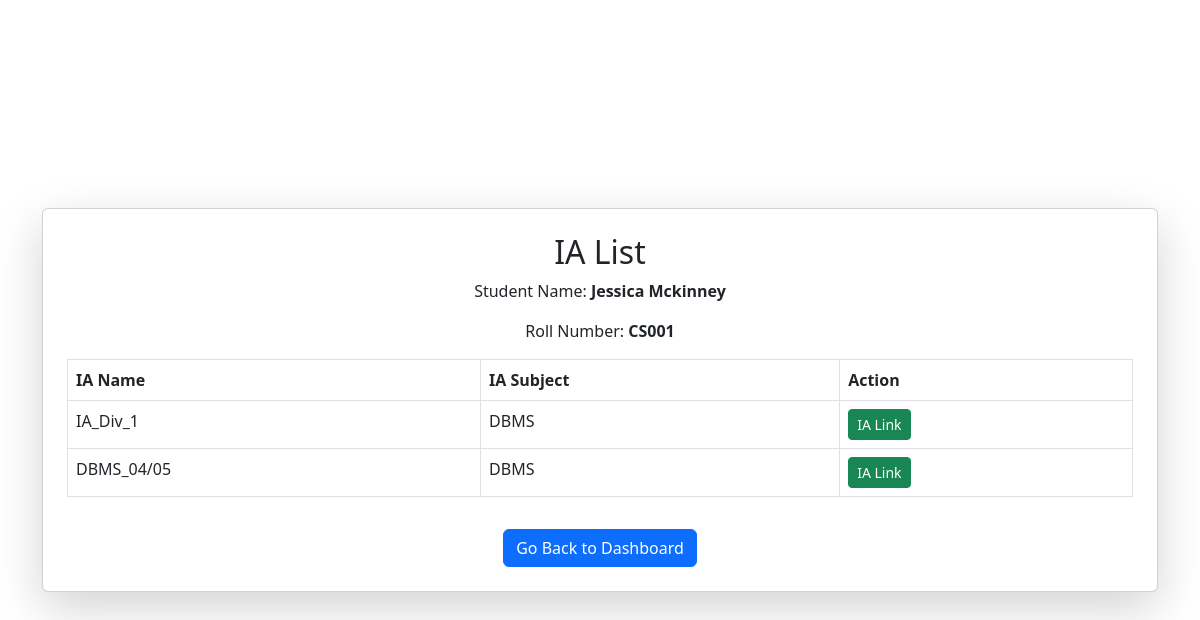
The page /available_IA/3 (signed in) on the database its author committed.
### tables this page shows
CREATE TABLE Student (
                    id INTEGER PRIMARY KEY AUTOINCREMENT,
                    name TEXT NOT NULL,
                    email TEXT UNIQUE NOT NULL,
                    password TEXT NOT NULL,
                    roll_number TEXT UNIQUE NOT NULL,
                    class_id INTEGER,
                    user_id INTEGER,
                    FOREIGN KEY (class_id) REFERENCES Class(id)
                    FOREIGN KEY (user_id) REFERENCES users(id)
                   );

CREATE TABLE "Tests"(
    test_id text primary key,
    teacher_id INTEGER,
    class_id INTEGER, 
    subject text not null,
    test_name text not null,
    ia_date date not null, 
    FOREIGN KEY (teacher_id) REFERENCES Teacher(user_id),
    FOREIGN KEY (class_id) REFERENCES Class(id));

### app.py (the view)
@app.route("/available_IA/<int:student_id>", methods=["GET", "POST"])
@student_required
def available_IA(student_id):
    conn = sqlite3.connect(DB_PATH)
    cursor = conn.cursor()
    cursor.execute("SELECT name, roll_number FROM Student WHERE user_id = ?", (student_id,))
    student_detail = cursor.fetchone()
    cursor.execute('''
        SELECT Tests.test_id, Tests.test_name, Tests.subject
        FROM Tests
        JOIN Student ON Student.class_id = Tests.class_id
        WHERE Student.user_id = ? AND Tests.ia_date = date('now')
    ''', (student_id,))
    test_details = cursor.fetchall()
    conn.close()
    return render_template("available_IA.html",
                           name=student_detail[0],
                           roll=student_detail[1],
                           test_details=test_details)

### app.py (called while the page is built)
@login_manager.user_loader
def load_user(user_id):
    conn = sqlite3.connect(DB_PATH)
    cursor = conn.cursor()
    cursor.execute("SELECT id, email, role FROM users WHERE id = ?", (user_id,))
    user = cursor.fetchone()
    conn.close()
    if user:
        return User(id=user[0], email=user[1], role=user[2])
    return None

def student_required(f):
    @wraps(f)
    def decorated_function(*args, **kwargs):
        if 'user_id' not in session or session.get('role') != 'student':
            return "Access Denied: Students Only", 403
        return f(*args, **kwargs)
    return decorated_function

### templates/available_IA.html (shortened to what this page needs)
<!DOCTYPE html>
<html lang="en">
<head>
    <link rel="stylesheet" href="https://cdn.jsdelivr.net/npm/bootstrap@5.3.0/dist/css/bootstrap.min.css">
</head>
<body class="d-flex justify-content-center align-items-center vh-100">
    <div class="container">
        <div class="card p-4 shadow-lg">
            <h2 class="text-center">IA List</h2>
            <p class="text-center">Student Name: <strong>{{ name }}</strong></p>
            <p class="text-center">Roll Number: <strong>{{ roll }}</strong></p>
            <table class="table table-bordered">
                <thead>
                    <tr>
                        <th>IA Name</th>
                        <th>IA Subject</th>
                        <th>Action</th>
                    </tr>
                </thead>
                <tbody>
                    {% for test in test_details %}
                    <tr>
                        <td>{{ test[1] }}</td>
                        <td>{{ test[2] }}</td>
                        <td>
                            <a href="{{ url_for('give_IA', test_id=test[0], roll=roll) }}" class="btn btn-success btn-sm">IA Link</a>
                        </td>
                    </tr>
                    {% endfor %}
                </tbody>
            </table>
            <div class="text-center mt-3">
                <a href="{{ url_for('student_dashboard', student_id=session['user_id']) }}" class="btn btn-primary">Go Back to Dashboard</a>
            </div>
        </div>
    </div>
</body>
</html>

### rows shown on the page
Student: name "Jessica Mckinney", roll_number "CS001"
Tests: test_name "IA_Div_1", subject "DBMS"
Tests: test_name "DBMS_04/05", subject "DBMS"
